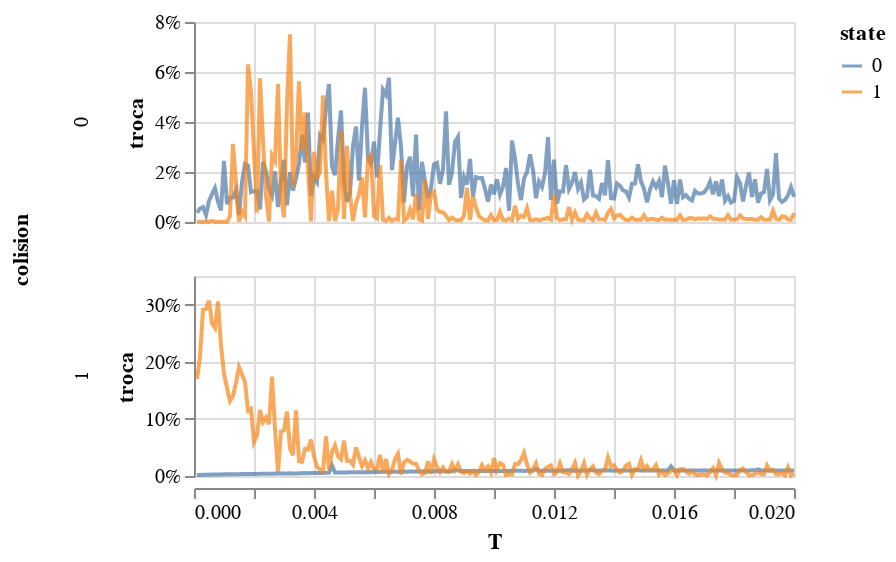

The notebook cell saved with this chart:
### Code cell
alt.Chart(db_mean).mark_line(opacity = 0.7).encode(
    x = 'T',
    y = alt.Y('troca').axis(format = '%'),
    row = 'colision:N',
    color = 'state:N'
).properties(height = 100).resolve_scale(y = 'independent')

### Figure 1 — Vega-Lite specification as saved in the notebook (floating-point values rounded to 4 significant figures; data arrays with more than 128 entries replaced by an {"elided": "..."} marker saying what was removed)
{"config": {"view": {"continuousWidth": 300, "continuousHeight": 300}}, "data": {"name": "data-acbf3ff52ca779af7114554d7140a0b2"}, "mark": {"type": "line", "opacity": 0.7}, "encoding": {"color": {"field": "state", "type": "nominal"}, "row": {"field": "colision", "type": "nominal"}, "x": {"field": "T", "type": "quantitative"}, "y": {"axis": {"format": "%"}, "field": "troca", "type": "quantitative"}}, "height": 100, "resolve": {"scale": {"y": "independent"}}, "$schema": "https://vega.github.io/schema/vega-lite/v5.17.0.json", "datasets": {"data-acbf3ff52ca779af7114554d7140a0b2": {"elided": "800 records"}}}
